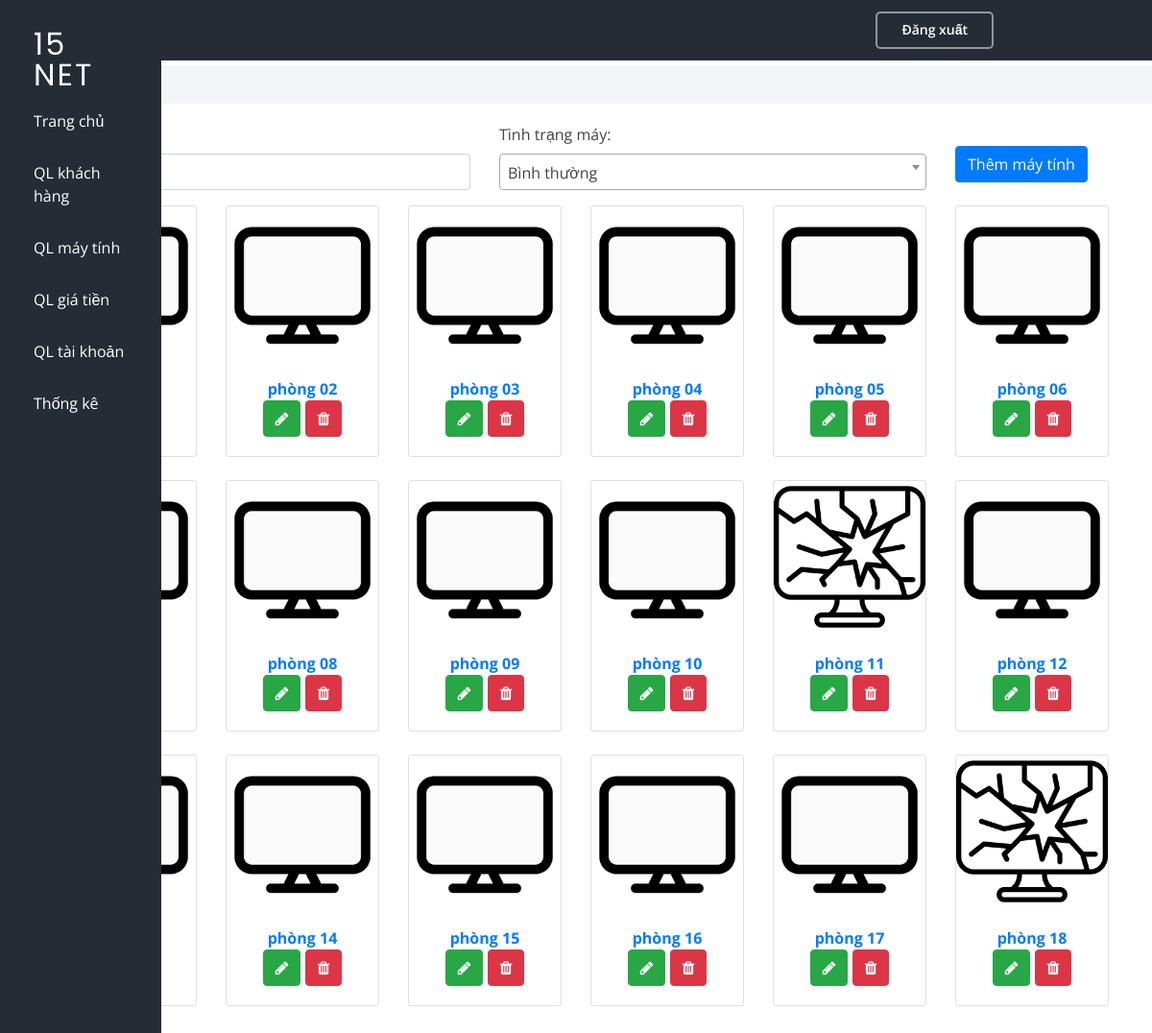
Screenshot of /quanlykhachsan/ql-may-tinh.php (signed in) with the database file from the repository.
### tables this page shows
CREATE TABLE `phong` (
  `id` int(11) NOT NULL COMMENT 'khóa chính',
  `tenphong` varchar(32) NOT NULL COMMENT 'tên phòng',
  `tinhtrang` varchar(32) NOT NULL DEFAULT 'binhthuong' COMMENT 'bình thường/hỏng'
);

### quanlykhachsan/ql-may-tinh.php (the view, shortened to what this page needs)
<?php
require_once('./include/function.php');
require_once('./header.php');
$queryphong = mysqli_query($conn, "SELECT * FROM `phong` WHERE 1 ORDER BY `tenphong` ASC");
?>
<form action="" method="post" class="row mb-3">
    <div class="col-5">
        <label for="tenphong" class="form-label">Tên máy: </label>
        <input required type="text" name="tenphong" id="tenphong" class="form-control">
    </div>
    <div class="col-5">
        <label for="tinhtrang" class="form-label">Tình trạng máy: </label>
    </div>
    <div class="col-2">
        <input type="submit" value="Thêm máy tính" id="submit" name="submit" class="btn btn-primary mt-4">
    </div>
</form>
<div class="row">
    <?php while ($phong = mysqli_fetch_assoc($queryphong)) {
        if ($phong['tinhtrang'] == "Hỏng") {
    ?>
            <div class="col-xl-2 col-md-6 mb-4">
                <div class="card text-center">
                    <img src="./assets/img/off.png" width="100px" class="card-img-top" alt="máy hỏng">
                    <div class="card-body font-weight-bold text-primary text-center">
                        <div><?= $phong['tenphong'] ?></div>
                        <div>
                            <a href="#" class="btn btn-success" title="Sửa" data-toggle="modal" data-target="#exampleModal" data-tenphong="<?= $phong['tenphong'] ?>" data-tinhtrang="<?= $phong['tenphong'] ?>" data-id="<?= $phong['id'] ?>"><i class="fa fa-pencil"></i></a>
                            <a href="#" class="btn btn-danger" title="Xóa" data-toggle="modal" data-target="#exampleModal2" data-tenphong="<?= $phong['tenphong'] ?>" data-id="<?= $phong['id'] ?>"><i class="fa fa-trash"></i></a>
                        </div>
                    </div>
                </div>
            </div>
        <?php
        } else {
        ?>
            <div class="col-xl-2 col-md-6 mb-4">
                <div class="card text-center">
                    <img src="./assets/img/on.png" width="100px" class="card-img-top" alt="máy bình thường">
                    <div class="card-body font-weight-bold text-primary text-center">
                        <div><?= $phong['tenphong'] ?></div>
                        <div>
                            <a href="#" class="btn btn-success" title="Sửa" data-toggle="modal" data-target="#exampleModal" data-tenphong="<?= $phong['tenphong'] ?>" data-tinhtrang="<?= $phong['tenphong'] ?>" data-id="<?= $phong['id'] ?>"><i class="fa fa-pencil"></i></a>
                            <a href="#" class="btn btn-danger" title="Xóa" data-toggle="modal" data-target="#exampleModal2" data-tenphong="<?= $phong['tenphong'] ?>" data-id="<?= $phong['id'] ?>"><i class="fa fa-trash"></i></a>
                        </div>
                    </div>
                </div>
            </div>
    <?php
        }
    } ?>
</div>
<?php
require_once('./footer.php');
?>

### quanlykhachsan/assets/css/style.css (style rules this page uses)
body { font-family: "Open Sans", sans-serif; color: #444444; cursor: url(../cursor/xanhla.cur), auto; }
a { color: #5846f9; }

### rows the page displays
phong: tenphong "phòng 02"
phong: tenphong "phòng 03"
phong: tenphong "phòng 04"
phong: tenphong "phòng 05"
phong: tenphong "phòng 06"
phong: tenphong "phòng 08"
phong: tenphong "phòng 09"
phong: tenphong "phòng 10"
phong: tenphong "phòng 11"
phong: tenphong "phòng 12"
phong: tenphong "phòng 14"
phong: tenphong "phòng 15"
phong: tenphong "phòng 16"
phong: tenphong "phòng 17"
phong: tenphong "phòng 18"
